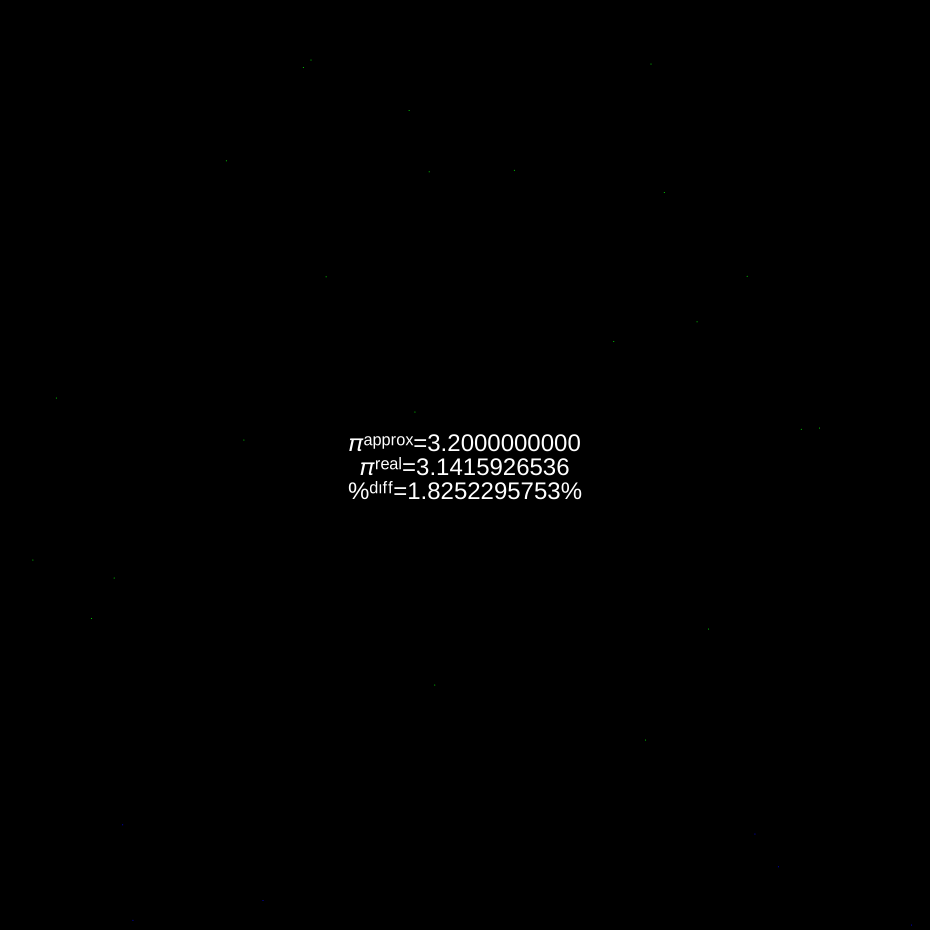
Frame 1 (no input)
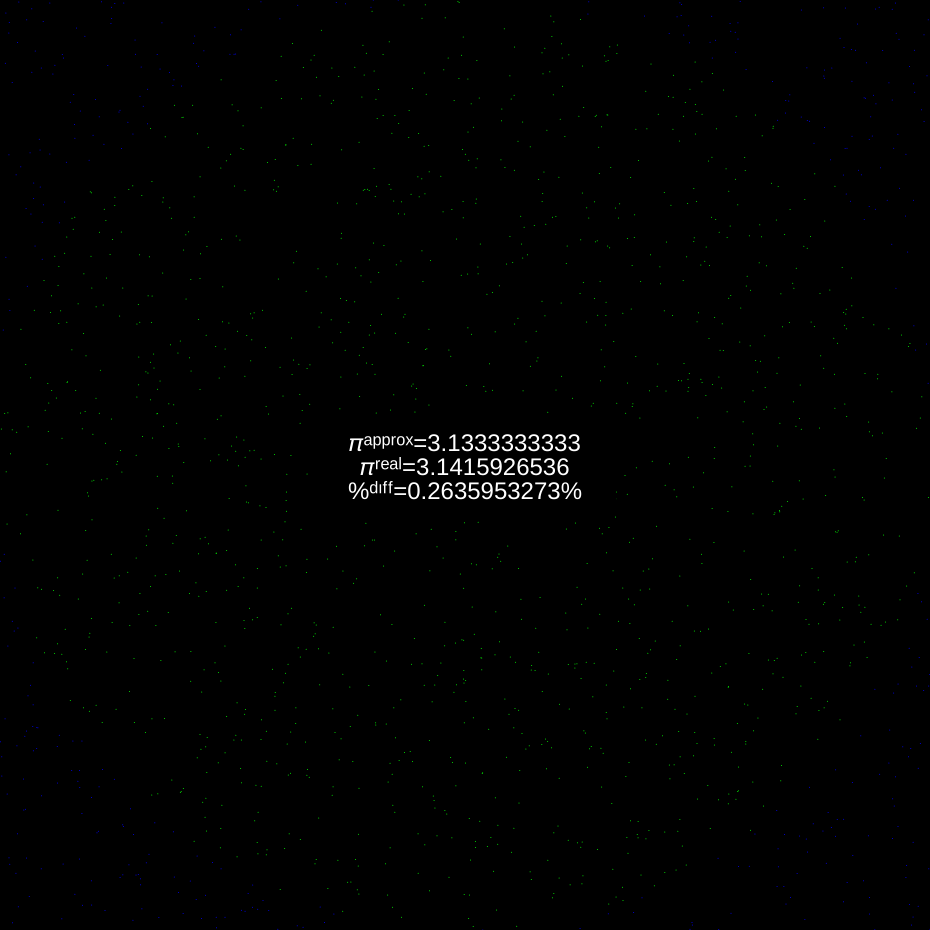
Frame 60 (no input)
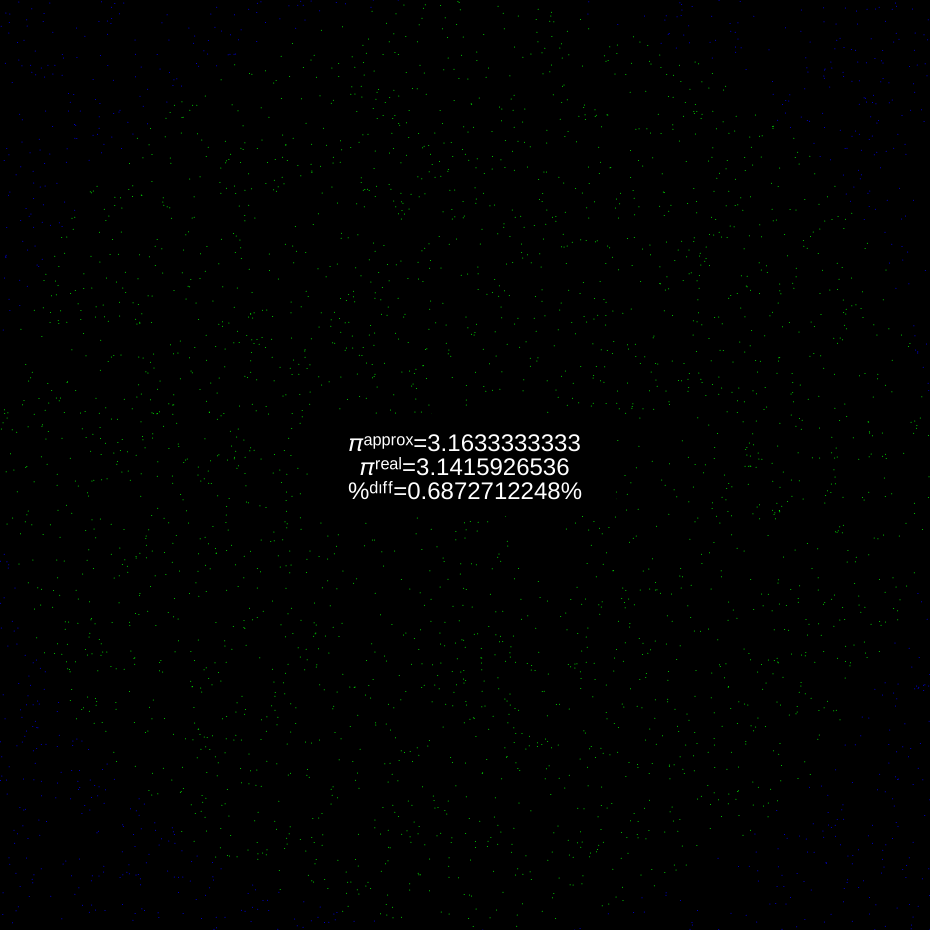
Frame 120 (the mouse pressed at the canvas centre since frame 60)

The p5.js sketch that drew these frames (run headless with seeded random() and noise() and a simulated clock; from frame 60 on, the mouse is pressed at the canvas centre):

// p5.js sketch
// ── sketch.js
class Point2D {
  constructor(x, y) {
    this.x = x;
    this.y = y;
  }
}

function randomPoint() {
  return new Point2D(random(0, width), random(0, height));
}

function circleContains(c, r, p) {
  let dx = c.x - p.x;
  let dy = c.y - p.y;
  return dx * dx + dy * dy <= r * r;
}

let inside = 0;
let outside = 0;

let c;
let r;

let ppf = 10;
let ppfs;

let resetb;

function setup() {
  let w = windowWidth - 20;
  let h = windowHeight - 70;

  let sz = min(w, h);

  createCanvas(sz, sz);
  resetf();

  ppfs = createSlider(1, 2500, 30, 1);
  ppfs.size(200,40)
  resetb = createButton("reset");
  resetb.size(100,40)
  resetb.mousePressed(resetf);
}

function resetf() {
  background(0);
  c = new Point2D(width / 2, height / 2);
  r = width / 2;
  inside = 0;
  outside = 0;
}

function draw() {
  ppf = ppfs.value();
  for (let i = 0; i < ppf; i++) {
    let p = randomPoint();

    if (circleContains(c, r, p)) {
      inside++;
      stroke(0, 255, 0);
      fill(0, 255, 0);
    } else {
      outside++;
      stroke(0, 0, 255);
      fill(0, 0, 255);
    }

    point(p.x, p.y);
  }

  fill(0);
  stroke(0);
  textSize(24);
  let rw = 300;
  let rh = 100;
  rect(width / 2 - rw / 2, height / 2 - rh / 2, rw, rh);
  fill(255);
  stroke(255);

  let pi = (inside / (inside + outside)) * 4;

  let xc = width / 2;
  let yc = height / 2 + 10;

  textc("𝜋ᵃᵖᵖʳᵒˣ=" + nf(pi, 1, 10), xc, yc - textSize());
  textc("𝜋ʳᵉᵃˡ=" + nf(PI, 1, 10), xc, yc);
  textc(
    "%ᵈᶦᶠᶠ=" + nf(abs(PI / pi - 1) * 100, 1, 10) + "%",
    xc,
    yc + textSize()
  );
}

function textc(t, x, y) {
  let w = textWidth(t);
  let h = textSize();
  noStroke();
  text(t, x - w / 2, y + h / w);
}
